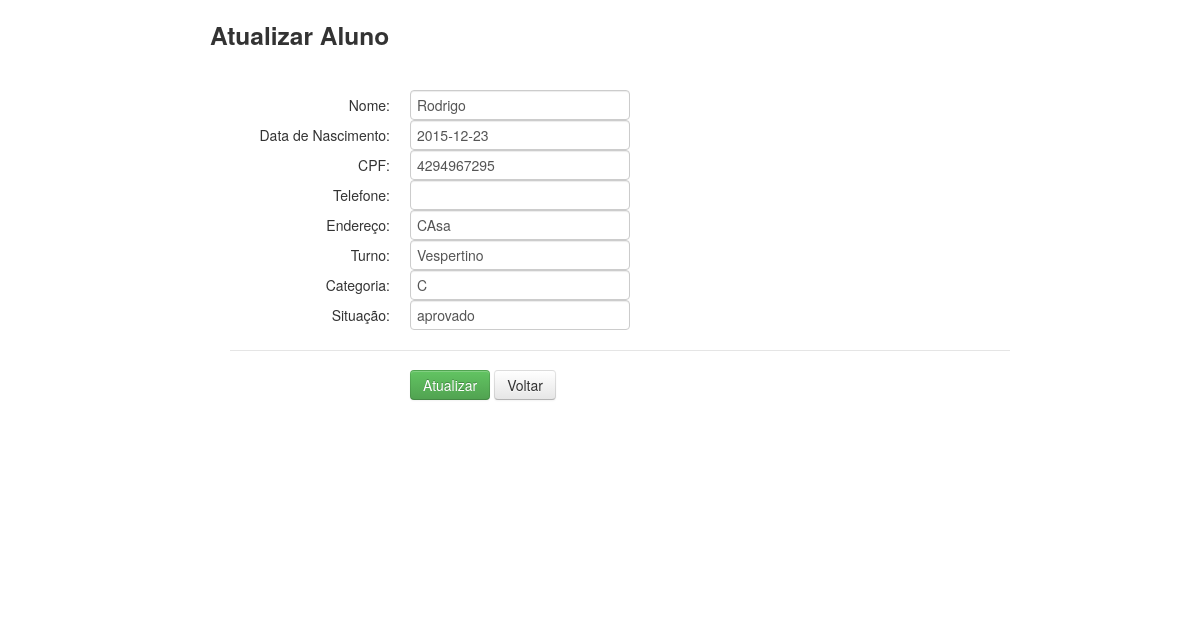
Page /cruds/Atualizar_aluno.php?id=4 (signed in) on the committed database.
### tables this page shows
CREATE TABLE IF NOT EXISTS `aluno` (
  `cod_aluno` int(10) unsigned NOT NULL AUTO_INCREMENT,
  `nome` varchar(200) NOT NULL,
  `nascimento` date NOT NULL,
  `cpf` int(10) unsigned NOT NULL,
  `TELEFONE` int(10) unsigned DEFAULT NULL,
  `ENDERECO` varchar(500) DEFAULT NULL,
  `TURNO` varchar(20) NOT NULL,
  `SITUACAO` varchar(20) NOT NULL,
  `categoria` varchar(10) NOT NULL,
  PRIMARY KEY (`cod_aluno`)
);

### CRUDS/atualizar_aluno.php (the view, shortened to what this page needs)
<?php
	$id = null;
	if ( !empty($_GET['id'])) {
		$id = $_REQUEST['id'];
	}
	if ( !empty($_POST)) {
		$nomeError = null;
		$nascimentoError = null;
		$cpfError = null;
		$TELEFONEError = null;
		$ENDERECOError = null;
		$TURNOError = null;
		$categoriaError = null;
		$SITUACAOError = null;
		$nome = $_POST['nome'];
		$nascimento = $_POST['nascimento'];
		$cpf = $_POST['cpf'];
		$TELEFONE = $_POST['telefone'];
		$ENDERECO = $_POST['endereco'];
		$TURNO = $_POST['turno'];
		$categoria = $_POST['categoria'];
		$SITUACAO = $_POST['situacao'];
		$valid = true;
		if ($valid) {
			$pdo = Database::connect();
			$pdo->setAttribute(PDO::ATTR_ERRMODE, PDO::ERRMODE_EXCEPTION);
			$sql = "UPDATE aluno set nome = ?, nascimento = ?
			, cpf = ?, TELEFONE = ?, ENDERECO = ?, TURNO = ?, categoria = ?,
			 SITUACAO = ? WHERE cod_aluno = ?";
			$q = $pdo->prepare($sql);
			$q->execute(array($nome,$nascimento, $cpf, $TELEFONE,$ENDERECO, $TURNO, $categoria,$SITUACAO,$id));
			Database::disconnect();
			header("Location: ../aluno.php");
		}
	} else{
		$pdo = Database::connect();
		$pdo->setAttribute(PDO::ATTR_ERRMODE, PDO::ERRMODE_EXCEPTION);
		$sql = "SELECT * FROM aluno where cod_aluno = ?";
		$q = $pdo->prepare($sql);
		$q->execute(array($id));
		$data = $q->fetch(PDO::FETCH_ASSOC);
		$nome = $data['nome'];
		$nascimento = $data['nascimento'];
		$cpf = $data['cpf'];
		$TELEFONE =$data['TELEFONE'];
		$ENDERECO = $data['ENDERECO'];
		$TURNO = $data['TURNO'];
		$categoria = $data['categoria'];
		$SITUACAO = $data['SITUACAO'];
		}
?>
<!DOCTYPE html>
<html>
<head>
	<link rel="stylesheet" type="text/css" href="../css/style.css" />
    <link   href="../css/bootstrap.min.css" rel="stylesheet">
</head>
<body>
    <div class="container">
    			<div class="span10 offset1">
    				<div class="row">
		    			<h3>Atualizar Aluno</h3> <br>
		    		</div>
	    			<form class="form-horizontal" action="Atualizar_aluno.php?id=<?php echo $id?>" method="post">
						<div class="control-group <?php echo !empty($nomeError)?'error':'';?>">
					    <label class="control-label">Nome:</label>
					    <div class="controls">
					      	<input name="nome" type="text"  placeholder="nome" value="<?php echo !empty($nome)?$nome:'';?>">
					    </div>
						<div class="control-group <?php echo !empty($nascimentoError)?'error':'';?>">
					    <label class="control-label">Data de Nascimento:</label>
					    <div class="controls">
					      	<input name="nascimento" type="text"  placeholder="" value="<?php echo !empty($nascimento)?$nascimento:'';?>">
					    </div>
						<div class="control-group <?php echo !empty($cpfError)?'error':'';?>">
					    <label class="control-label">CPF:</label>
					    <div class="controls">
					      	<input name="cpf" type="number"  placeholder="" value="<?php echo !empty($cpf)?$cpf:'';?>">
					    </div>
						<div class="control-group <?php echo !empty($telefoneError)?'error':'';?>">
					    <label class="control-label">Telefone:</label>
					    <div class="controls">
					      	<input name="telefone" type="number"  placeholder="" value="<?php echo !empty($TELEFONE)?$TELEFONE:'';?>">
					    </div>
						<div class="control-group <?php echo !empty($ENDERECOError)?'error':'';?>">
					    <label class="control-label">Endereço:</label>
					    <div class="controls">
					      	<input name="endereco" type="text"  placeholder="" value="<?php echo !empty($ENDERECO)?$ENDERECO:'';?>">
					    </div>
						<div class="control-group <?php echo !empty($TURNOError)?'error':'';?>">
					    <label class="control-label">Turno:</label>
					    <div class="controls">
					      	<input name="turno" type="text"  placeholder="" value="<?php echo !empty($TURNO)?$TURNO:'';?>">
					    </div>
						<div class="control-group <?php echo !empty($categoriaError)?'error':'';?>">
					    <label class="control-label">Categoria:</label>
					    <div class="controls">
					      	<input name="categoria" type="text"  placeholder="" value="<?php echo !empty($categoria)?$categoria:'';?>">
					    </div>
						<div class="control-group <?php echo !empty($SITUACAOError)?'error':'';?>">
					    <label class="control-label">Situação:</label>
					    <div class="controls">
					      	<input name="situacao" type="text"  placeholder="" value="<?php echo !empty($SITUACAO)?$SITUACAO:'';?>">
					    </div>
					  <div class="form-actions">
						  <button type="submit" class="btn btn-success">Atualizar</button>
						  <a class="btn" href="../aluno.php">Voltar</a>
						</div>
					</form>
				</div>
    </div>
  </body>
</html>

### css/style.css (style rules this page uses)
* { margin: 0; padding: 0; }
body { background:#64b5f6; }
form ,h3 { align: center-left; padding-top:5px; }

### rows in the picture
aluno: nome "Rodrigo", nascimento "2015-12-23", cpf "4294967295", endereco "CAsa", turno "Vespertino", categoria "C", situacao "aprovado"
